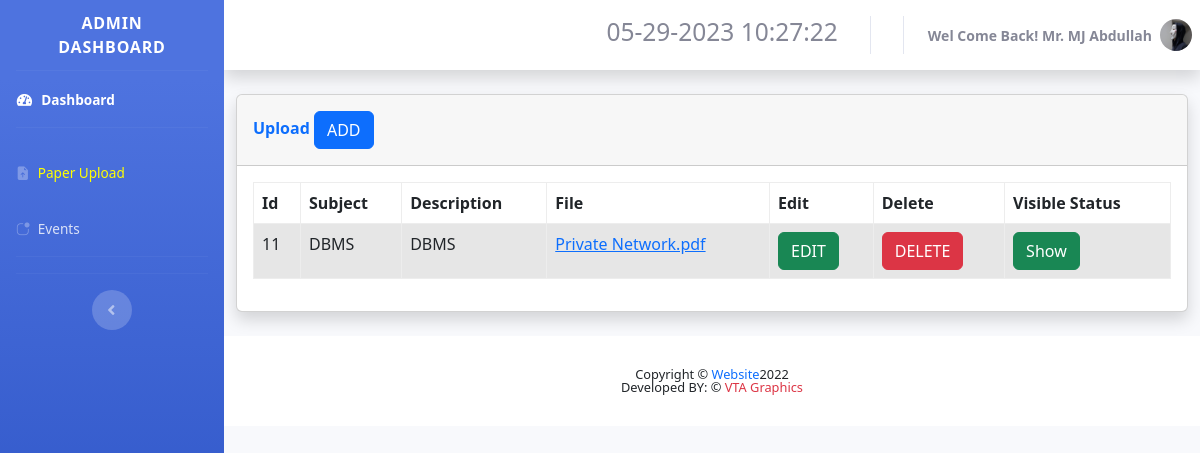
Screenshot of /hilurians2/pastpapers_staff.php (signed in) with the database file from the repository.
### tables this page shows
CREATE TABLE `user` (
  `ID` int(11) NOT NULL,
  `First_Name` varchar(20) NOT NULL,
  `Last_Name` varchar(20) NOT NULL,
  `dob` date NOT NULL,
  `Gender` varchar(6) NOT NULL,
  `email` varchar(35) NOT NULL,
  `phone` varchar(10) NOT NULL,
  `username` varchar(15) NOT NULL,
  `password` text NOT NULL,
  `usertype` varchar(30) NOT NULL,
  `created_time` datetime NOT NULL DEFAULT current_timestamp(),
  `index_or_staff` varchar(5) NOT NULL,
  `NIC` varchar(12) NOT NULL,
  `image` text NOT NULL,
  `u_status` int(1) NOT NULL
);

CREATE TABLE `papers` (
  `id` int(11) NOT NULL,
  `by_upload` text NOT NULL,
  `subject` varchar(20) NOT NULL,
  `description` varchar(100) NOT NULL,
  `file` text NOT NULL,
  `status` int(1) NOT NULL
);

### hilurians2/pastpapers_staff.php (the view, shortened to what this page needs)
<?php
    include 'session.php';
?>
<!DOCTYPE html>
<html lang="en">
<head>
    <link href="vendor/fontawesome-free/css/all.min.css" rel="stylesheet" type="text/css">
    <link href="css/sb-admin-2.min.css" rel="stylesheet">
    <link rel="stylesheet" href="https://cdn.jsdelivr.net/npm/bootstrap-icons@1.10.2/font/bootstrap-icons.css">
    <link rel="stylesheet" href="https://cdnjs.cloudflare.com/ajax/libs/normalize/5.0.0/normalize.min.css">
    <link rel="stylesheet" href="css/stylesearch.css">
    <link href="vendor/select2/select2.min.css" rel="stylesheet" media="all">
    <link href="vendor/datepicker/daterangepicker.css" rel="stylesheet" media="all">
    <link rel="stylesheet" href="https://pro.fontawesome.com/releases/v5.10.0/css/all.css"/>
    <link rel="stylesheet" href="./css/bootstrap.min.css">
    <link rel="stylesheet" href="./fullcalendar/lib/main.min.css">
</head>
<body id="page-top">
    <link rel="stylesheet" href="https://use.fontawesome.com/releases/v5.1.0/css/all.css">
    <div id="wrapper">
        <ul class="navbar-nav bg-gradient-primary sidebar sidebar-dark accordion" id="accordionSidebar">
            <a class="sidebar-brand d-flex align-items-center justify-content-center" href="#">
                <div class="sidebar-brand-text mx-3">Admin Dashboard <sup></sup></div>
            </a>
            <hr class="sidebar-divider my-0">
            <li class="nav-item active">
                <a class="nav-link" href="staffin.php">
                    <i class="fas fa-fw fa-tachometer-alt"></i>
                    <span>Dashboard</span></a>
            </li>
            <hr class="sidebar-divider">
             <li class="nav-item">
                <a class="nav-link" href="pastpapers.php">
                <i class="bi bi-file-earmark-arrow-up-fill"></i>
                    <span style="color:Yellow;">Paper Upload</span>
                </a>
            </li>
            <li class="nav-item">
                <a class="nav-link" href="events_front.php">
                    <i class="bi bi-app-indicator"></i>
                    <span>Events</span></a>
            </li>
            <hr class="sidebar-divider d-none d-md-block">
            <hr class="sidebar-divider d-none d-md-block">
            <div class="text-center d-none d-md-inline">
                <button class="rounded-circle border-0" id="sidebarToggle"></button>
            </div>
        </ul>
        <div id="content-wrapper" class="d-flex flex-column">
            <div id="content">
                <nav class="navbar navbar-expand navbar-light bg-white topbar mb-4 static-top shadow">
                    <ul class="navbar-nav ml-auto">
                        <li class="nav-item dropdown no-arrow">
                            <a class="nav-link" href="#" role="button">
                                <h3><span class="mr-2 d-none d-lg-inline text-gray-600 small" id="date-time"></span></h3>
                            </a>
                        </li>
                        <li class="nav-item dropdown no-arrow">
                            <a class="nav-link dropdown-toggle" href="#" id="userDropdown" role="button"
                                data-toggle="dropdown" aria-haspopup="true" aria-expanded="false">
                                <span class="mr-2 d-none d-lg-inline text-gray-600 small">
                                    <b>
                                    <?php
                                        $sql="SELECT * FROM user WHERE username='".$_SESSION["username"]."'";
                                        $exe=mysqli_query($con,$sql);
                                        $row=mysqli_fetch_array($exe);
                                            $fname=$row['First_Name'];
                                            $lname=$row['Last_Name'];
                                            $gender=$row['Gender'];
                                        if ($gender == "Male")
                                        {
                                            echo "Wel Come Back! Mr.  ".$fname." ".$lname;
                                        }
                                        else
                                        {
                                            echo "Wel Come Back! Ms.  ".$fname." ".$lname;
                                        }
                                    ?>
                                    </b>
                                </span>
                                <img class="img-profile rounded-circle"
                                    src="img/<?php echo $row['image']; ?>">
                            </a>
                        </li>
                    </ul>
                </nav>
<div class="container-fluid">
    <div class="card shadow mb-4">
        <div class="card-header py-3">
            <h6 class="m-0 font-weight-bold text-primary">Upload
                <button type="button" class="btn btn-primary" data-toggle="modal" data-target="#gallery">
                    ADD
                </button>
            </h6>
        </div>
        <div class="card-body">
            <div class="table-responsive">
                <?php
                    $sql="SELECT * FROM papers WHERE by_upload='".$_SESSION["username"]."';";
                    $res=mysqli_query($con,$sql);
                    if(mysqli_num_rows($res) > 0)
                    {
                ?>
                <table class="table table-bordered table-striped table-hover" id="dataTable" width="100%" cellspacing="0">
                    <thead>
                        <tr>
                            <th>Id</th>
                            <th>Subject</th>
                            <th>Description</th>
                            <th>File</th>
                            <th>Edit</th>
                            <th>Delete</th>
                            <th>Visible Status</th>
                        </tr>
                    </thead>
                    <tbody>
                        <?php
                            while($row=mysqli_fetch_array($res))
                            {
                                $id=$row['id'];
                                $status=$row['status'];
                        ?>
                                <tr>
                                <td> <?php echo $row['id']; ?> </td>
                                    <td> <?php echo $row['subject']; ?> </td>
                                    <td> <?php echo $row['description']; ?> </td>
                                    <td> <a href="pdf/<?php echo $row['file'];?>" target="_blank"><?php echo $row['file'];?></a></td>
                                    <td> <?php echo"<a href='pastpapers_edit_staff.php?uid=$id' class='btn btn-success'>EDIT</a>"?></td>
                                    <td> <?php echo "<a href='paper_dlt_staff.php?did=$id' class='btn btn-danger btn-md'>DELETE</a>"?></td>
                                    <td>
                                        <?php
                                            if ($status=='1')
                                            {
                                                echo"<a href='papers_status_update_staff.php?uid=$id' class='btn btn-md btn-success'>Show</a>";
                                            }
                                            else
                                            {
                                                echo"<a href='papers_status_update_staff.php?uid=$id' class='btn btn-md btn-danger'>Hide</a>";
                                            }
                                        ?>
                                    </td>
                                </tr>
                        <?php
                            }
                        ?>
                    </tbody>
                </table>
                <?php
                    }
                    else
                    {
                        echo"No Records Found!";
                    }
                ?>
            </div>
        </div>
    </div>
</div>
<footer class="sticky-footer bg-white" style="bottom: 0;width: 100%;">
    <div class="container my-auto" align="center">
        <div class="copyright text-center my-auto">
            <span>Copyright &copy; <span class="text-primary">Website</span>2022</span>
            <br>
            <span>Developed BY: &copy; <span class="text-danger">VTA Graphics</span></span>
        </div>
    </div>
</footer>
</div>
</div>
</body>
</html>

### hilurians2/css/stylesearch.css (style rules this page uses)
body { background: #7D26CD; }

### hilurians2/pastpapers_staff.php (style rules this page uses)
:root { --bs-success-rgb: 71, 222, 152 !important; }
table, tbody, td, tfoot, th, thead, tr { border-color: #ededed !important; border-style: solid; border-width: 1px !important; }

### rows the page displays
user: First_Name "MJ", Last_Name "Abdullah", image (picture)
papers: id "11", subject "DBMS", description "DBMS", file "Private Network.pdf"
